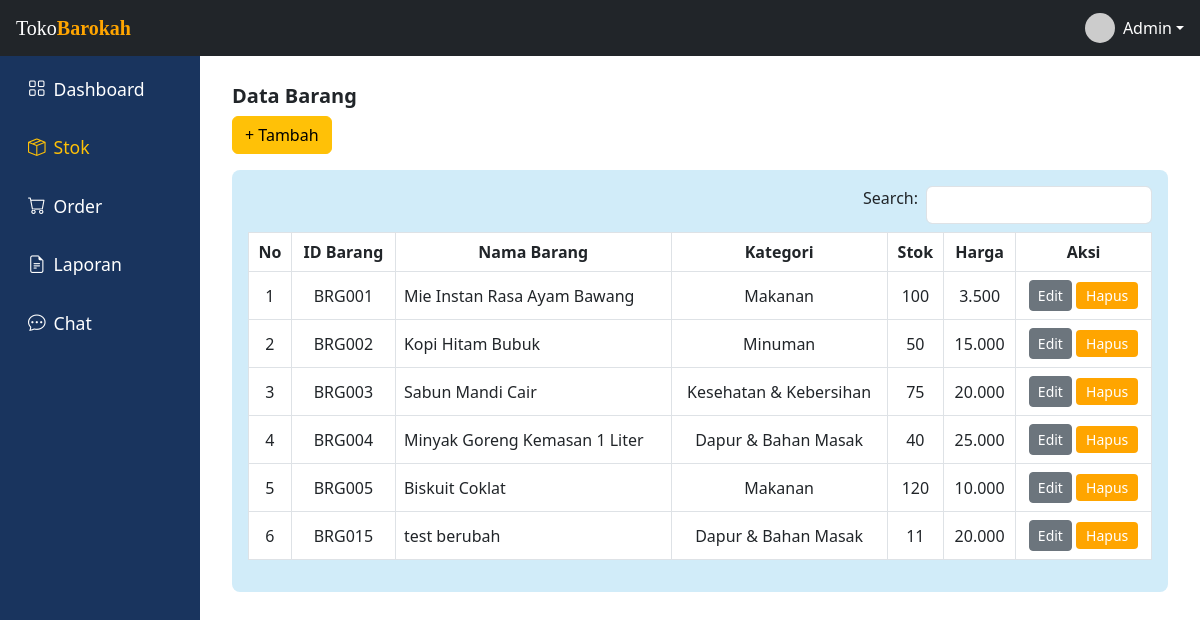
The page /views/admin/stok.php (signed in) on the database its author committed.
### tables this page shows
CREATE TABLE `produk` (
  `id` int(11) NOT NULL,
  `nama` varchar(255) NOT NULL,
  `deskripsi` text DEFAULT NULL,
  `harga` decimal(10,2) NOT NULL,
  `gambar` varchar(255) DEFAULT NULL,
  `stok` int(11) NOT NULL DEFAULT 0,
  `kategori` varchar(100) DEFAULT NULL
);

### views/admin/stok.php (the view, shortened to what this page needs)
<?php
require_once '../../includes/auth_check.php';
include '../../includes/header_admin.php';
try {
    $sql = "SELECT * FROM produk ORDER BY id ASC";
    $stmt = $pdo->query($sql);
    $produk = $stmt->fetchAll(PDO::FETCH_ASSOC);
} catch (PDOException $e) {
    die("Query gagal: " . $e->getMessage());
}
?>
<!DOCTYPE html>
<html lang="id">
<head>
    <link href="https://cdn.jsdelivr.net/npm/bootstrap@5.3.0/dist/css/bootstrap.min.css" rel="stylesheet" />
    <link href="https://cdn.jsdelivr.net/npm/bootstrap-icons@1.10.5/font/bootstrap-icons.css" rel="stylesheet" />
    <link rel="stylesheet" href="../../assets/css/admin.css">
</head>
<body>
    <div class="d-flex">
        <div class="col-md-2 d-none d-md-block" style="background-color: #19345e; height: 100vh;">
            <?php include '../../includes/sidebar.php'; ?>
        </div>
        <div class="col-md-10">
            <div class="main-content">
                <h5><strong>Data Barang</strong></h5>
                <button class="btn btn-warning mb-3" data-bs-toggle="modal" data-bs-target="#modalTambah">+
                    Tambah</button>
                <div class="table-container">
                    <div class="d-flex justify-content-end mb-2">
                        <label for="search" class="me-2">Search:</label>
                        <input type="text" id="search" class="form-control w-25">
                    </div>
                    <table class="table table-bordered text-center align-middle bg-white">
                        <thead>
                            <tr>
                                <th>No</th>
                                <th>ID Barang</th>
                                <th>Nama Barang</th>
                                <th>Kategori</th>
                                <th>Stok</th>
                                <th>Harga</th>
                                <th>Aksi</th>
                            </tr>
                        </thead>
                        <tbody>
                            <?php $no = 1;
                            foreach ($produk as $row): ?>
                                <tr>
                                    <td><?= $no++ ?></td>
                                    <td>BRG<?= str_pad($row['id'], 3, '0', STR_PAD_LEFT) ?></td>
                                    <td style="text-align: left;"><?= htmlspecialchars($row['nama']) ?></td>
                                    <td><?= htmlspecialchars($row['kategori']) ?></td>
                                    <td><?= $row['stok'] ?></td>
                                    <td><?= number_format($row['harga'], 0, ',', '.') ?></td>
                                    <td>
                                        <button class="btn btn-sm btn-secondary btn-edit" data-id="<?= $row['id'] ?>"
                                            data-nama="<?= htmlspecialchars($row['nama']) ?>"
                                            data-kategori="<?= htmlspecialchars($row['kategori']) ?>"
                                            data-stok="<?= $row['stok'] ?>" data-harga="<?= $row['harga'] ?>"
                                            data-bs-toggle="modal" data-bs-target="#modalEdit">
                                            Edit
                                        </button>
                                        <button class="btn btn-sm btn-danger btn-hapus" data-id="<?= $row['id'] ?>"
                                            data-nama="<?= htmlspecialchars($row['nama']) ?>">
                                            Hapus
                                        </button>
                                    </td>
                                </tr>
                            <?php endforeach; ?>
                        </tbody>
                    </table>
                </div>
            </div>
        </div>
    </div>
</body>
</html>

### assets/css/admin.css (style rules this page uses)
body { font-family: "Segoe UI", sans-serif; padding-top: 52px; }
.main-content { padding: 2rem; }
.table thead { background-color: orange; color: white; }
.btn-hapus { background-color: orange; color: white; border: none; padding: 3px 10px; border-radius: 4px; }
.table-container { background-color: #d1ecf9; padding: 1rem; border-radius: 8px; }

### rows shown on the page
produk: id "001", nama "Mie Instan Rasa Ayam Bawang", kategori "Makanan", stok "100", harga "3.500"
produk: id "002", nama "Kopi Hitam Bubuk", kategori "Minuman", stok "50", harga "15.000"
produk: id "003", nama "Sabun Mandi Cair", kategori "Kesehatan & Kebersihan", stok "75", harga "20.000"
produk: id "004", nama "Minyak Goreng Kemasan 1 Liter", kategori "Dapur & Bahan Masak", stok "40", harga "25.000"
produk: id "005", nama "Biskuit Coklat", kategori "Makanan", stok "120", harga "10.000"
produk: id "015", nama "test berubah", kategori "Dapur & Bahan Masak", stok "11", harga "20.000"
